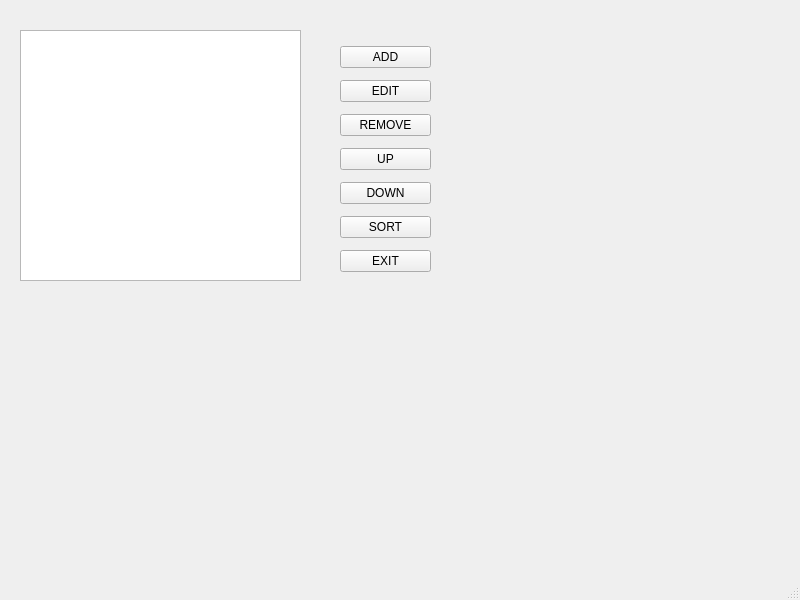
<?xml version="1.0" encoding="UTF-8"?>
<ui version="4.0">
 <class>MainWindow</class>
 <widget class="QMainWindow" name="MainWindow">
  <property name="geometry">
   <rect>
    <x>0</x>
    <y>0</y>
    <width>800</width>
    <height>600</height>
   </rect>
  </property>
  <property name="windowTitle">
   <string>MainWindow</string>
  </property>
  <widget class="QWidget" name="centralwidget">
   <widget class="QListWidget" name="list_object">
    <property name="geometry">
     <rect>
      <x>20</x>
      <y>30</y>
      <width>281</width>
      <height>251</height>
     </rect>
    </property>
   </widget>
   <widget class="QWidget" name="">
    <property name="geometry">
     <rect>
      <x>340</x>
      <y>40</y>
      <width>91</width>
      <height>241</height>
     </rect>
    </property>
    <layout class="QVBoxLayout" name="verticalLayout">
     <item>
      <widget class="QPushButton" name="add_button">
       <property name="text">
        <string>ADD</string>
       </property>
      </widget>
     </item>
     <item>
      <widget class="QPushButton" name="edit_button">
       <property name="text">
        <string>EDIT</string>
       </property>
      </widget>
     </item>
     <item>
      <widget class="QPushButton" name="remove_button">
       <property name="text">
        <string>REMOVE</string>
       </property>
      </widget>
     </item>
     <item>
      <widget class="QPushButton" name="up_button">
       <property name="text">
        <string>UP</string>
       </property>
      </widget>
     </item>
     <item>
      <widget class="QPushButton" name="down_button">
       <property name="text">
        <string>DOWN</string>
       </property>
      </widget>
     </item>
     <item>
      <widget class="QPushButton" name="sort_button">
       <property name="text">
        <string>SORT</string>
       </property>
      </widget>
     </item>
     <item>
      <widget class="QPushButton" name="exit_button">
       <property name="text">
        <string>EXIT</string>
       </property>
      </widget>
     </item>
    </layout>
   </widget>
  </widget>
  <widget class="QMenuBar" name="menubar">
   <property name="geometry">
    <rect>
     <x>0</x>
     <y>0</y>
     <width>800</width>
     <height>21</height>
    </rect>
   </property>
  </widget>
  <widget class="QStatusBar" name="statusbar"/>
 </widget>
 <resources/>
 <connections/>
</ui>
